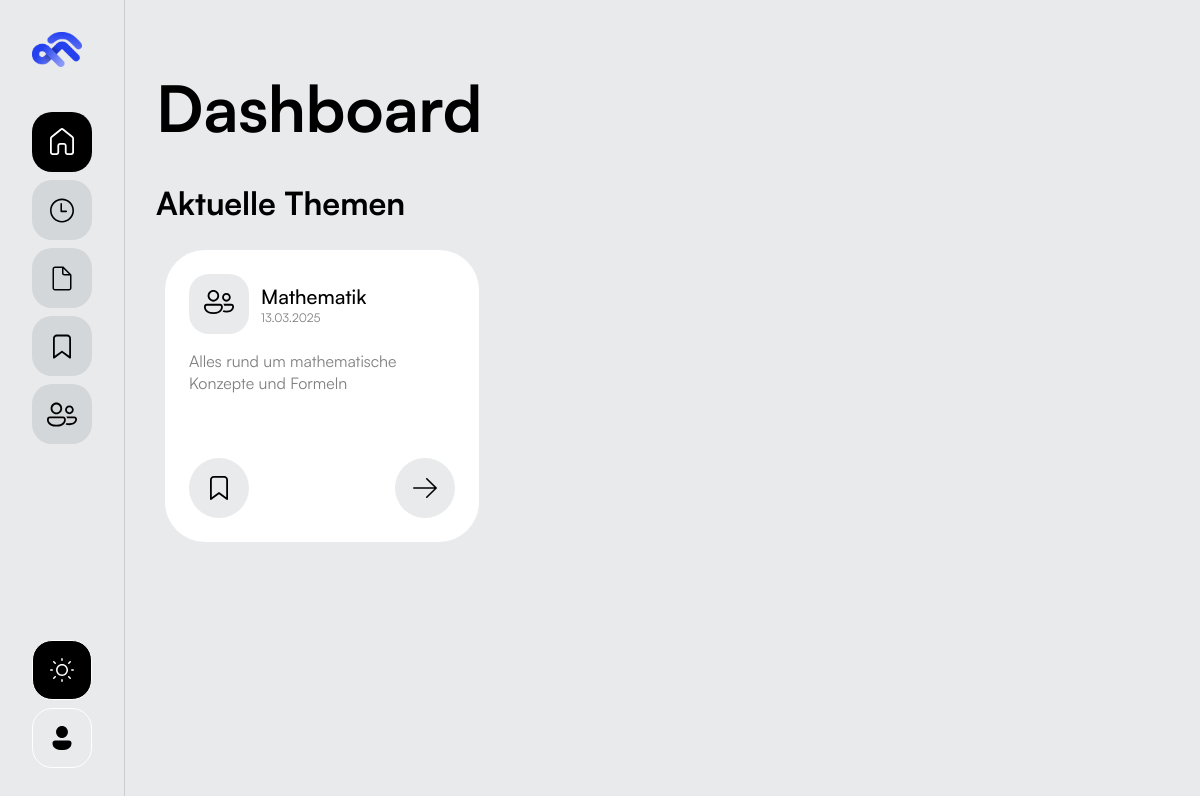
The page / on the database its author committed.
### app/models.py (models this page shows, shortened)
class Category(db.Model):
    __tablename__ = 'categories'
    id = db.Column(db.Integer, primary_key = True)
    name = db.Column(db.String(100), nullable = False)
    description = db.Column(db.Text)
    created_at = db.Column(db.DateTime, default = datetime.utcnow)
    updated_at = db.Column(db.DateTime, default=datetime.utcnow, onupdate = datetime.utcnow)
    subcategories = db.relationship('Subcategory', backref = 'category', lazy = 'dynamic', cascade='all, delete-orphan')

### app/routes.py (the view)
@app.route("/")
def startseite():
    kategorien = Category.query.all()
    return render_template('startseite.html', kategorien = kategorien)

### app/templates/startseite.html (shortened to what this page needs)
{% extends 'base.html' %}
{% block content %}
<div class="heading_page_wrapper">
    <h1>Dashboard</h1>
</div>
<div class="dashboard_body_grid">
    <div class="dashboard_body_cell">
        <h2>Aktuelle Themen</h2>
        {% if kategorien %}
            <div class="themen_category_grid">
                {% for kategorie in kategorien %}
                    <a href="{{ url_for('kategorie_anzeigen', kategorie_id = kategorie.id) }}" class="category_box_outline">
                        <div class="category_box">
                            <div class="category_info_container">
                                <div class="category_info_wrapper">
                                <div class="category_icon_wrapper">
                                    <span class="category_icon">
                                    </span>
                                </div>
                                <div class="category_heading_wrapper">
                                    <h3>{{ kategorie.name }}</h3>
                                    <p class="text-style-small">{{ kategorie.updated_at.strftime('%d.%m.%Y') }}</p>
                                </div>
                                </div>
                                <p>{{ kategorie.description|default('Keine Beschreibung vorhanden.')|truncate(100) }}</p>
                            </div>
                            <div class="category_btn_wrapper">
                                <div class="category_btn">
                                </div>
                                <div class="category_btn">
                                </div>
                            </div>
                        </div>
                    </a>
                {% endfor %}
            </div>
        {% else %}
            <p>Keine Kategorien gefunden.</p>
        {% endif %}
            </div>
        </div>
{% endblock %}

### app/static/css/styles.css (style rules this page uses)
:root { --primary-blue: #2541EF; --primary-dark: #1a34d9; --primary-muted: rgba(37, 65, 239, 0.1); --primary-light-muted: rgba(37, 65, 239, 0.05); --black: #000; --white: #fff; --lightest-grey: #E8EAEC; --light-hover-grey: #e6e6e6; --lighter-grey: #D3D7D9; --light-grey: #ccc; --dark-grey: rgba(0,0,0, 0.5); }
* { margin: 0; padding: 0; box-sizing: border-box; text-decoration: none; }
a { color: var(--black); }
html, body { scroll-behavior: smooth; width: 100%; height: 100%; }
body { font-family: 'Satoshi (Local)', Arial, sans-serif; font-weight: 400; background-color: var(--lightest-grey); color: var(--black); margin: 0; padding: 0; display: flex; overflow-x: hidden; }
h1 { font-size: 4rem; font-weight: 700; }
h2 { font-size: 2rem; font-weight: 700; }
h3 { font-size: 20px; font-weight: 500; }
p { color: var(--dark-grey); font-size: 1rem; font-weight: 400; }
.text-style-small { font-size: 12px; font-weight: 300; }
.dashboard_body_grid { display: flex; flex-direction: column; width: 100%; }
.dashboard_body_cell { display: flex; flex-direction: column; gap: 1rem; width: 100%; }
.category_box { display: flex; flex-direction: column; padding: 1.5rem; border-radius: 40px; background-color: var(--white); width: 100%; height: 100%; }
.category_icon_wrapper { display: flex; height: 60px; width: 60px; border-radius: 20px; justify-content: center; align-items: center; background-color: var(--lightest-grey); }
.category_info_wrapper { display: flex; flex-direction: row; align-items: center; gap: 12px; }
.category_heading_wrapper { display: flex; flex-direction: column; gap: 0px; }
.heading_page_wrapper { display: flex; flex-direction: row; align-items: center; justify-content: space-between; width: 100%; padding: 2rem 0; }
.themen_category_grid { display: grid; grid-template-columns: repeat(3, 1fr); grid-template-rows: auto; width: 100%; gap: 0.5rem; }
.category_btn_wrapper { display: flex; flex-direction: row; width: 100%; justify-content: space-between; align-items: center; }
.category_btn { width: 60px; height: 60px; display: flex; justify-content: center; align-items: center; color: black; background-color: var(--lightest-grey); border-radius: 50%; }
.category_info_container { display: flex; flex-direction: column; gap: 1rem; padding-bottom: 4rem; }
.category_box_outline { width: 100%; height: 100%; padding: 0.5rem; border-radius: 48px; border: 1px solid transparent; transition: border 0.1s ease-in-out; cursor: pointer; }

### rows shown on the page
Category: name "Mathematik", updated_at "13.03.2025", description "Alles rund um mathematische Konzepte und Formeln"
